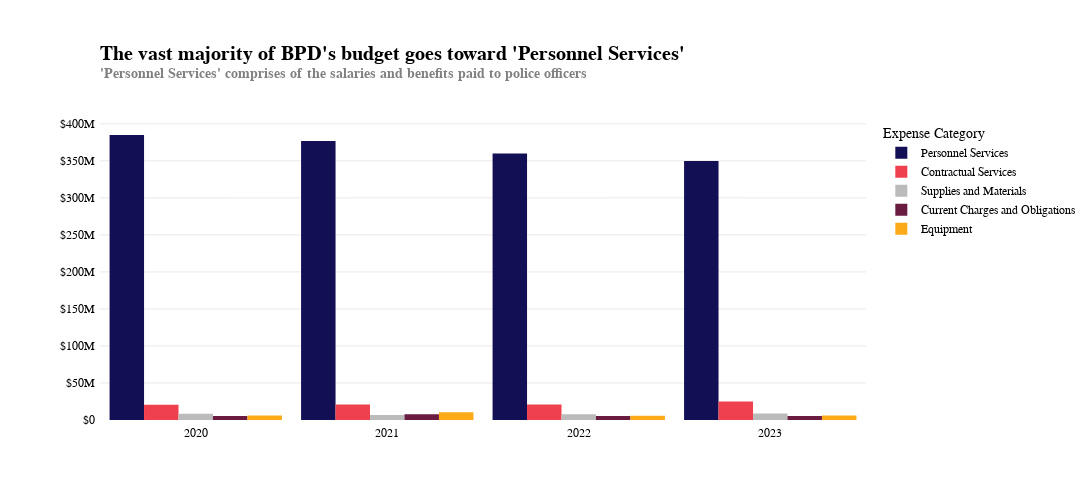

The notebook cell saved with this chart:
### Code cell
import plotly_express as px
import plotly.graph_objs as go

num_categories = 5
year = ["2020"]*num_categories + ["2021"]*num_categories + ["2022"]*num_categories + ["2023"]*num_categories
categories = ["Personnel Services", "Contractual Services", "Supplies and Materials", "Current Charges and Obligations", "Equipment"]*4

fig_dict = {
    "Year": year,
    "Expense Category": categories,
    "Budget": x
    }
    

dft = pd.DataFrame(fig_dict)
fig5 = px.bar(dft, x='Year', y='Budget', color='Expense Category', title='BPDs Budget Spend Categories', barmode="group", color_discrete_sequence=["#130F54",'#EF404E','#BBBBBB', '#691B40', '#FCAA17'], width=1200, height=500)
fig5.update_layout(plot_bgcolor='rgba(0,0,0,0)',
    bargap=0.10,
    bargroupgap=0.0, 
    font_family = "GT America", 
    font_color = "black",
    xaxis_title = None, 
    yaxis_title=None, 
    yaxis_tickprefix = '$',
    margin=dict(
        l=100,
        r=100,
        b=80,
        t=120,
        pad=4
    ))
fig5.update_layout(
    title = go.layout.Title(
        text = "<b>The vast majority of BPD's budget goes toward 'Personnel Services'<b> <br><sup style='color:gray;'>'Personnel Services' comprises of the salaries and benefits paid to police officers</sup>",
        xref = "paper",
        x = 0,
        font_family = "GT America",
        font_size = 20,
    )
)
fig5.update_yaxes(showgrid=True, gridwidth=0.5, gridcolor='LightGray')
fig5.update_traces(marker_line_width = 0)
fig5.show()

### Figure 1 — Plotly figure (JSON) as saved in the notebook; plotly's stock layout.template omitted (floating-point values rounded to 4 significant figures)
{"data": [{"alignmentgroup": "True", "hovertemplate": "Expense Category=Personnel Services<br>Year=%{x}<br>Budget=%{y}<extra></extra>", "legendgroup": "Personnel Services", "marker": {"color": "#130F54", "line": {"width": 0}, "pattern": {"shape": ""}}, "name": "Personnel Services", "offsetgroup": "Personnel Services", "orientation": "v", "showlegend": true, "textposition": "auto", "type": "bar", "x": ["2020", "2021", "2022", "2023"], "xaxis": "x", "y": [384896996, 376776325, 359946926, 349814356], "yaxis": "y"}, {"alignmentgroup": "True", "hovertemplate": "Expense Category=Contractual Services<br>Year=%{x}<br>Budget=%{y}<extra></extra>", "legendgroup": "Contractual Services", "marker": {"color": "#EF404E", "line": {"width": 0}, "pattern": {"shape": ""}}, "name": "Contractual Services", "offsetgroup": "Contractual Services", "orientation": "v", "showlegend": true, "textposition": "auto", "type": "bar", "x": ["2020", "2021", "2022", "2023"], "xaxis": "x", "y": [20657551, 20879093, 20955246, 24853867], "yaxis": "y"}, {"alignmentgroup": "True", "hovertemplate": "Expense Category=Supplies and Materials<br>Year=%{x}<br>Budget=%{y}<extra></extra>", "legendgroup": "Supplies and Materials", "marker": {"color": "#BBBBBB", "line": {"width": 0}, "pattern": {"shape": ""}}, "name": "Supplies and Materials", "offsetgroup": "Supplies and Materials", "orientation": "v", "showlegend": true, "textposition": "auto", "type": "bar", "x": ["2020", "2021", "2022", "2023"], "xaxis": "x", "y": [8437198, 6877107, 7661121, 8792829], "yaxis": "y"}, {"alignmentgroup": "True", "hovertemplate": "Expense Category=Current Charges and Obligations<br>Year=%{x}<br>Budget=%{y}<extra></extra>", "legendgroup": "Current Charges and Obligations", "marker": {"color": "#691B40", "line": {"width": 0}, "pattern": {"shape": ""}}, "name": "Current Charges and Obligations", "offsetgroup": "Current Charges and Obligations", "orientation": "v", "showlegend": true, "textposition": "auto", "type": "bar", "x": ["2020", "2021", "2022", "2023"], "xaxis": "x", "y": [5450467, 7870088, 5281135, 5529868], "yaxis": "y"}, {"alignmentgroup": "True", "hovertemplate": "Expense Category=Equipment<br>Year=%{x}<br>Budget=%{y}<extra></extra>", "legendgroup": "Equipment", "marker": {"color": "#FCAA17", "line": {"width": 0}, "pattern": {"shape": ""}}, "name": "Equipment", "offsetgroup": "Equipment", "orientation": "v", "showlegend": true, "textposition": "auto", "type": "bar", "x": ["2020", "2021", "2022", "2023"], "xaxis": "x", "y": [6111002, 10514887, 5872671, 6103876], "yaxis": "y"}], "layout": {"bargap": 0.1, "bargroupgap": 0, "barmode": "group", "font": {"color": "black", "family": "GT America"}, "height": 500, "legend": {"title": {"text": "Expense Category"}, "tracegroupgap": 0}, "margin": {"b": 80, "l": 100, "pad": 4, "r": 100, "t": 120}, "plot_bgcolor": "rgba(0,0,0,0)", "title": {"font": {"family": "GT America", "size": 20}, "text": "<b>The vast majority of BPD's budget goes toward 'Personnel Services'<b> <br><sup style='color:gray;'>'Personnel Services' comprises of the salaries and benefits paid to police officers</sup>", "x": 0, "xref": "paper"}, "width": 1200, "xaxis": {"anchor": "y", "domain": [0, 1], "title": {}}, "yaxis": {"anchor": "x", "domain": [0, 1], "gridcolor": "LightGray", "gridwidth": 0.5, "showgrid": true, "tickprefix": "$", "title": {}}}}
